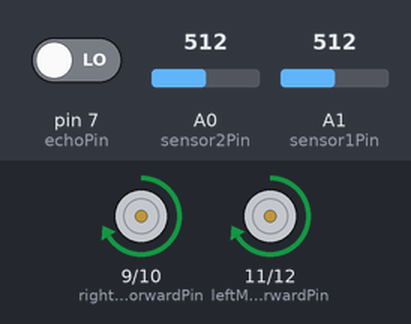
This sketch was run on a simulated Arduino Uno, built with avr-gcc and run on an emulated ATmega328P. On the bench: motor-driver pin pairs drawn as motors (green arrow = first pin HIGH = forward, orange = second pin HIGH = backward, longer = more drive, scaled by the enable pin). The inputs (shaded band) are chosen by the test bench; at power-on: A0 (sensor2Pin) = 512, A1 (sensor1Pin) = 512, pin 7 (echoPin) LOW.

Above: at 1.2 s.
1.3 s: A0 (sensor2Pin) set to 10
At 2.3 s:
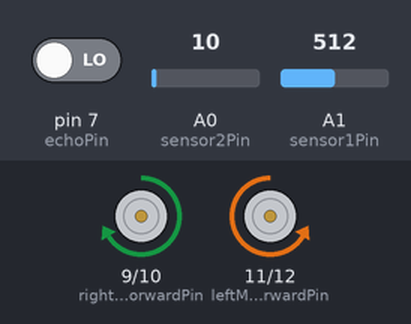
3.5 s: A1 (sensor1Pin) set to 10
At 5.0 s:
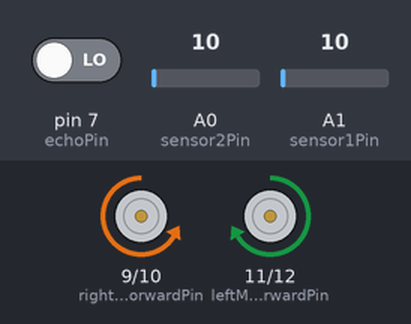
5.5 s: A0 (sensor2Pin) set to 17
7.2 s: A0 (sensor2Pin) set to 22
At 9.2 s:
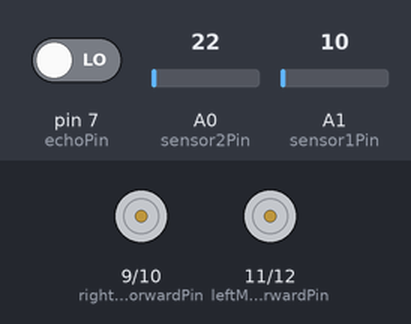
9.5 s: A0 (sensor2Pin) set to 0
At 10.9 s:
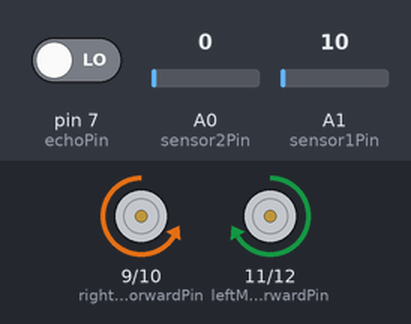
11.5 s: A0 (sensor2Pin) set to 30
At 12.4 s:
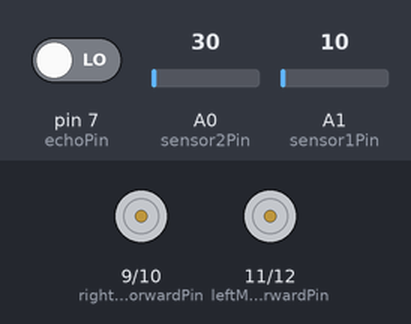
Timing chart, 0 to 14.5 s (numbered marks = the images above; inputs shaded):
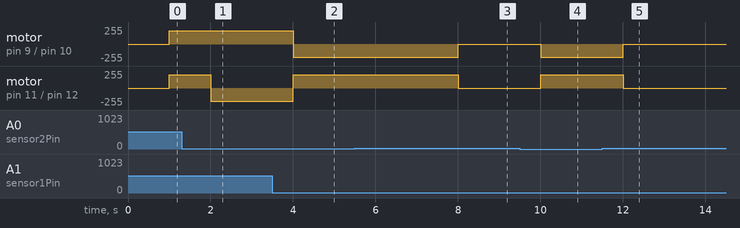

Measured:
- the behaviour switches between 19 and 20 on A0 (sensor2Pin) (found by bisection; images 2 and 3)
- after the input at 1.3 s, motor on pin 11 (leftMotorForwardPin) / pin 12 (leftMotorBackwardPin): forward 200/255 → backward 200/255 after 0.70 s
- after the input at 3.5 s, motor on pin 9 (rightMotorForwardPin) / pin 10 (rightMotorBackwardPin): forward 200/255 → backward 200/255 after 0.50 s; motor on pin 11 (leftMotorForwardPin) / pin 12 (leftMotorBackwardPin): backward 200/255 → forward 200/255 after 0.50 s
- after the input at 5.5 s, every drawn part: stays the same
- after the input at 7.2 s, motor on pin 9 (rightMotorForwardPin) / pin 10 (rightMotorBackwardPin): backward 200/255 → stopped after 0.80 s; motor on pin 11 (leftMotorForwardPin) / pin 12 (leftMotorBackwardPin): forward 200/255 → stopped after 0.80 s
- after the input at 9.5 s, motor on pin 9 (rightMotorForwardPin) / pin 10 (rightMotorBackwardPin): stopped → backward 200/255 after 0.50 s; motor on pin 11 (leftMotorForwardPin) / pin 12 (leftMotorBackwardPin): stopped → forward 200/255 after 0.50 s
- after the input at 11.5 s, motor on pin 9 (rightMotorForwardPin) / pin 10 (rightMotorBackwardPin): backward 200/255 → stopped after 0.50 s; motor on pin 11 (leftMotorForwardPin) / pin 12 (leftMotorBackwardPin): forward 200/255 → stopped after 0.50 s

The sketch:

Code.ino
```cpp
// C++ code

const int leftMotorForwardPin = 11;
const int leftMotorBackwardPin = 12;
const int rightMotorForwardPin = 9;
const int rightMotorBackwardPin = 10;
const int leftMotorSpeedPin = 6;
const int rightMotorSpeedPin = 5;

const int sensor1Pin = A1;
const int sensor2Pin = A0;

int sensor1;
int sensor2;

const int triggerPin = 8;
const int echoPin = 7;

long duration;
long cm;
const long threshold = 20;

void setup()
{
  pinMode(leftMotorForwardPin, OUTPUT);
  pinMode(leftMotorBackwardPin, OUTPUT);
  pinMode(rightMotorForwardPin , OUTPUT);
  pinMode(rightMotorBackwardPin , OUTPUT);
  pinMode(leftMotorSpeedPin , OUTPUT);
  pinMode(rightMotorSpeedPin , OUTPUT);

}

void loop(){
  digitalWrite(triggerPin,LOW);
  delayMicroseconds(2);
  digitalWrite(triggerPin,HIGH);
  delayMicroseconds(10);
  digitalWrite(triggerPin,LOW);

  duration = pulseIn(echoPin,HIGH);

  cm = duration/58;

  sensor1 = analogRead(sensor1Pin);
  sensor2 = analogRead(sensor2Pin);

  if((sensor1 > threshold) && (sensor2 > threshold)){
    driveForward(0,200,200);
  }
  else if((sensor1 < threshold) && (sensor2 < threshold)){
    turnRight(0,200,200);
  }
    else if((sensor1 > threshold) && (sensor2 < threshold)){
    turnLeft(0,200,200);
  }
    else{
    stopDriving(1000);
  }
}

void driveForward(int delay_time, int leftSpeed,int rightSpeed){
  analogWrite(leftMotorSpeedPin,leftSpeed);
  analogWrite(rightMotorSpeedPin,rightSpeed);
  digitalWrite(leftMotorForwardPin, HIGH);
  digitalWrite(leftMotorBackwardPin, LOW);
  digitalWrite(rightMotorForwardPin, HIGH);
  digitalWrite(rightMotorBackwardPin, LOW);
  delay(delay_time);
}

void driveBackward(int delay_time, int leftSpeed,int rightSpeed){
  digitalWrite(leftMotorForwardPin, LOW);
  digitalWrite(leftMotorBackwardPin, HIGH);
  digitalWrite(rightMotorForwardPin, LOW);
  digitalWrite(rightMotorBackwardPin, HIGH);
  delay(delay_time);
}

void turnLeft(int delay_time,int leftSpeed,int rightSpeed){
  digitalWrite(leftMotorForwardPin, LOW);
  digitalWrite(leftMotorBackwardPin, HIGH);
  digitalWrite(rightMotorForwardPin, HIGH);
  digitalWrite(rightMotorBackwardPin, LOW);
  delay(delay_time);
}

void turnRight(int delay_time,int leftSpeed,int rightSpeed){
  digitalWrite(leftMotorForwardPin, HIGH);
  digitalWrite(leftMotorBackwardPin, LOW);
  digitalWrite(rightMotorForwardPin, LOW);
  digitalWrite(rightMotorBackwardPin, HIGH);
  delay(delay_time);
}

void stopDriving(int delay_time){
  digitalWrite(leftMotorForwardPin, LOW);
  digitalWrite(leftMotorBackwardPin, LOW);
  digitalWrite(rightMotorForwardPin, LOW);
  digitalWrite(rightMotorBackwardPin, LOW);
  delay(delay_time);
}
```
